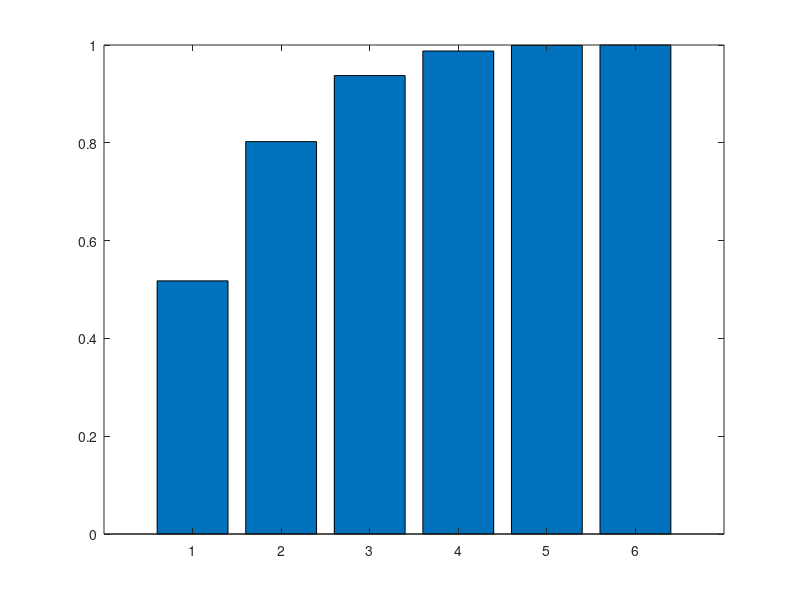

This chart was generated by the following MATLAB code:
% bar([-3 -2 -1 0 1 2 3],[(1/8) 0 (3/8) 0 (3/8) 0 (1/8)])
% bar([-3 -2 -1 0 1 2 3], [(1/8) (1/8) (4/8) (4/8) (7/8) (7/8) (8/8)])
bar([1 2 3 4 5 6], [0.5177 0.8024 0.9375 0.9877 0.9992 1])